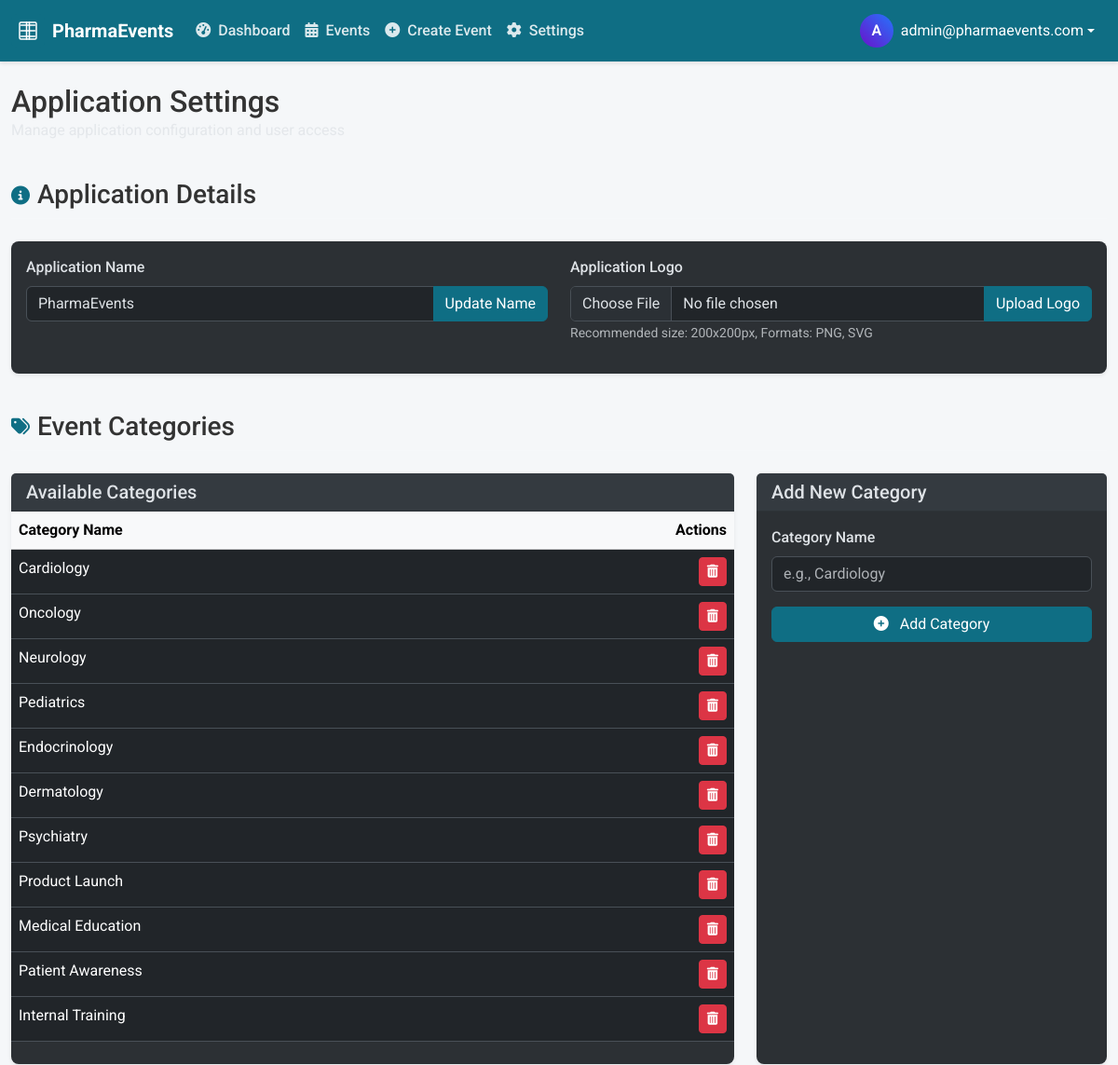
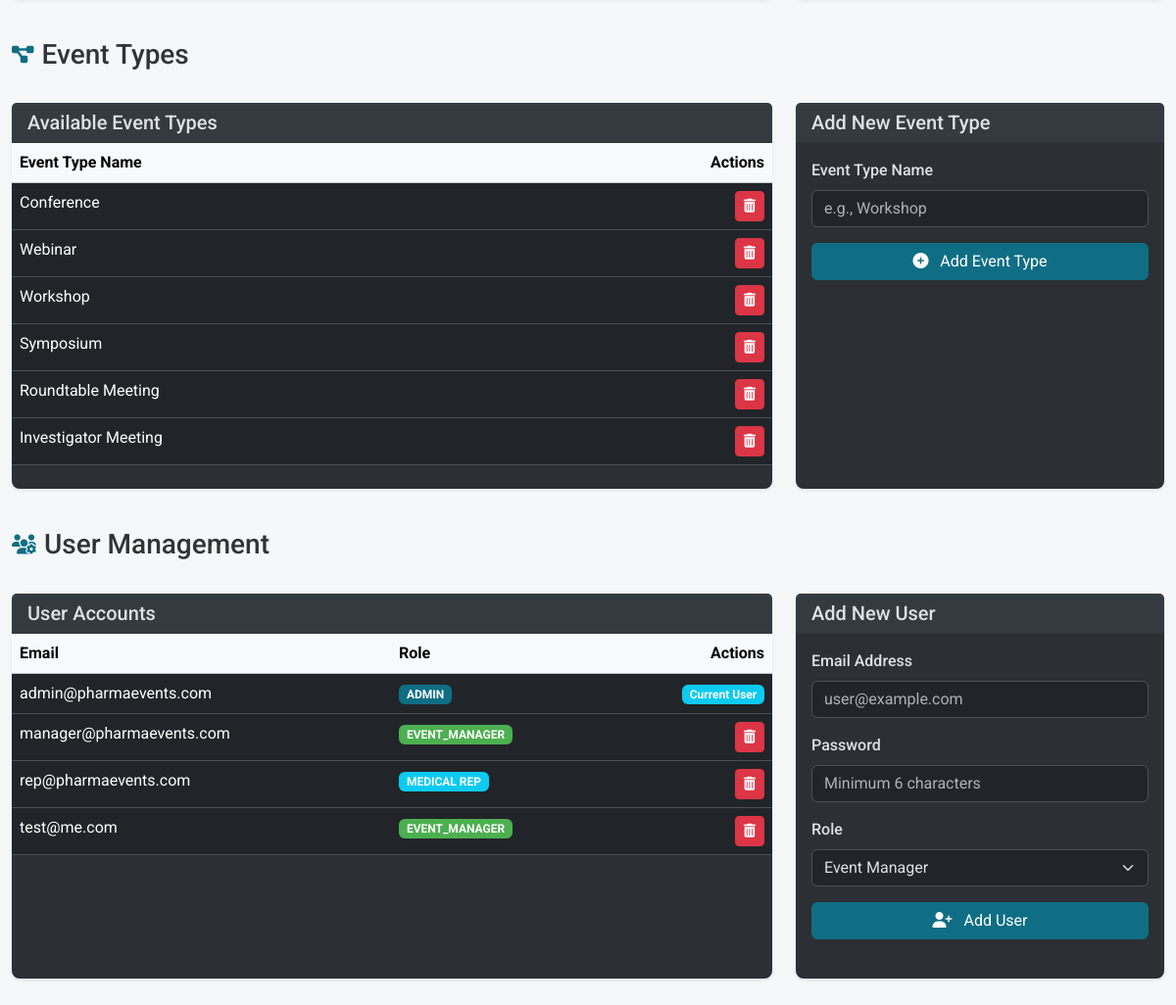
/settings (signed in), run on the app's committed database (2 pictures, top to bottom).
### models.py (models this page shows, shortened)
class AppSetting(db.Model):
    id = db.Column(db.Integer, primary_key=True)
    key = db.Column(db.String(50), unique=True, nullable=False)
    value = db.Column(db.Text, nullable=True)

class User(UserMixin, db.Model):
    id = db.Column(db.Integer, primary_key=True)
    email = db.Column(db.String(120), unique=True, nullable=False)
    password_hash = db.Column(db.String(256), nullable=False)
    role = db.Column(db.String(20), nullable=False)  # 'admin', 'event_manager', or 'medical_rep'
    created_at = db.Column(db.DateTime, nullable=False, default=datetime.utcnow)
    events = db.relationship('Event', backref='creator', lazy=True)
    def is_admin(self):
        return self.role == 'admin'

class EventCategory(db.Model):
    id = db.Column(db.Integer, primary_key=True)
    name = db.Column(db.String(50), unique=True, nullable=False)

class EventType(db.Model):
    id = db.Column(db.Integer, primary_key=True)
    name = db.Column(db.String(50), unique=True, nullable=False)
    events = db.relationship('Event', backref='event_type', lazy=True)

### routes.py (the view)
@app.route('/settings')
@login_required
def settings():
    if not current_user.is_admin():
        flash('You are not authorized to access settings', 'danger')
        return redirect(url_for('dashboard'))
    categories = EventCategory.query.all()
    event_types = EventType.query.all()
    users = User.query.all()
    app_name = AppSetting.query.filter_by(key='app_name').first()
    theme = AppSetting.query.filter_by(key='theme').first()
    return render_template('settings.html',
                          categories=categories,
                          event_types=event_types,
                          users=users,
                          app_name=app_name.value if app_name else 'PharmaEvents',
                          theme=theme.value if theme else 'light')

### templates/settings.html (shortened to what this page needs)
{% extends "layout.html" %}
{% block content %}
<div class="row mb-4">
    <div class="col">
        <h1 class="h2 mb-0">Application Settings</h1>
        <p class="text-muted">Manage application configuration and user access</p>
    </div>
</div>
<div class="settings-section">
    <div class="settings-header d-flex align-items-center">
        <i class="fas fa-info-circle fa-lg icon"></i>
        <h3 class="mb-0">Application Details</h3>
    </div>
    <div class="card">
        <div class="card-body">
            <div class="row">
                <div class="col-md-6">
                    <div class="mb-3">
                        <label for="app_name" class="form-label">Application Name</label>
                        <div class="input-group">
                            <input type="text" class="form-control" id="app_name" value="PharmaEvents" placeholder="Application Name">
                            <button class="btn btn-primary" type="button" id="update_name">Update Name</button>
                        </div>
                    </div>
                </div>
                <div class="col-md-6">
                    <div class="mb-3">
                        <label for="app_logo" class="form-label">Application Logo</label>
                        <div class="input-group">
                            <input type="file" class="form-control" id="app_logo">
                            <button class="btn btn-primary" type="button" id="upload_logo">Upload Logo</button>
                        </div>
                        <small class="text-muted">Recommended size: 200x200px, Formats: PNG, SVG</small>
                    </div>
                </div>
            </div>
        </div>
    </div>
</div>
<div class="settings-section">
    <div class="settings-header d-flex align-items-center">
        <i class="fas fa-tags fa-lg icon"></i>
        <h3 class="mb-0">Event Categories</h3>
    </div>
    <div class="row">
        <div class="col-md-8">
            <div class="card settings-card">
                <div class="card-header bg-light">
                    <h5 class="mb-0">Available Categories</h5>
                </div>
                <div class="card-body p-0">
                    <div class="table-responsive">
                        <table class="table table-hover mb-0">
                            <thead class="table-light">
                                <tr>
                                    <th>Category Name</th>
                                    <th class="text-end">Actions</th>
                                </tr>
                            </thead>
                            <tbody id="category_list">
                                {% for category in categories %}
                                    <tr data-id="{{ category.id }}">
                                        <td>{{ category.name }}</td>
                                        <td class="text-end">
                                            <button class="btn btn-sm btn-danger btn-delete-category" data-id="{{ category.id }}">
                                                <i class="fas fa-trash-alt"></i>
                                            </button>
                                        </td>
                                    </tr>
                                {% endfor %}
                            </tbody>
                        </table>
                    </div>
                </div>
            </div>
        </div>
        <div class="col-md-4">
            <div class="card settings-card">
                <div class="card-header bg-light">
                    <h5 class="mb-0">Add New Category</h5>
                </div>
                <div class="card-body">
                    <form id="add_category_form">
                        <div class="mb-3">
                            <label for="category_name" class="form-label">Category Name</label>
                            <input type="text" class="form-control" id="category_name" placeholder="e.g., Cardiology" required>
                        </div>
                        <button type="submit" class="btn btn-primary w-100">
                            <i class="fas fa-plus-circle me-2"></i> Add Category
                        </button>
                    </form>
                </div>
            </div>
        </div>
    </div>
</div>
<div class="settings-section">
    <div class="settings-header d-flex align-items-center">
        <i class="fas fa-project-diagram fa-lg icon"></i>
        <h3 class="mb-0">Event Types</h3>
    </div>
    <div class="row">
        <div class="col-md-8">
            <div class="card settings-card">
                <div class="card-header bg-light">
                    <h5 class="mb-0">Available Event Types</h5>
                </div>
                <div class="card-body p-0">
                    <div class="table-responsive">
                        <table class="table table-hover mb-0">
                            <thead class="table-light">
                                <tr>
                                    <th>Event Type Name</th>
                                    <th class="text-end">Actions</th>
                                </tr>
                            </thead>
                            <tbody id="type_list">
                                {% for type in event_types %}
                                    <tr data-id="{{ type.id }}">
                                        <td>{{ type.name }}</td>
                                        <td class="text-end">
                                            <button class="btn btn-sm btn-danger btn-delete-type" data-id="{{ type.id }}">
                                                <i class="fas fa-trash-alt"></i>
                                            </button>
                                        </td>
                                    </tr>
                                {% endfor %}
                            </tbody>
                        </table>
                    </div>
                </div>
            </div>
        </div>
        <div class="col-md-4">
            <div class="card settings-card">
                <div class="card-header bg-light">
                    <h5 class="mb-0">Add New Event Type</h5>
                </div>
                <div class="card-body">
                    <form id="add_type_form">
                        <div class="mb-3">
                            <label for="type_name" class="form-label">Event Type Name</label>
                            <input type="text" class="form-control" id="type_name" placeholder="e.g., Workshop" required>
                        </div>
                        <button type="submit" class="btn btn-primary w-100">
                            <i class="fas fa-plus-circle me-2"></i> Add Event Type
                        </button>
                    </form>
                </div>
            </div>
        </div>
    </div>
</div>
<div class="settings-section">
    <div class="settings-header d-flex align-items-center">
        <i class="fas fa-users-cog fa-lg icon"></i>
        <h3 class="mb-0">User Management</h3>
    </div>
    <div class="row">
        <div class="col-md-8">
            <div class="card settings-card">
                <div class="card-header bg-light">
                    <h5 class="mb-0">User Accounts</h5>
                </div>
                <div class="card-body p-0">
                    <div class="table-responsive">
                        <table class="table table-hover mb-0">
                            <thead class="table-light">
                                <tr>
                                    <th>Email</th>
                                    <th>Role</th>
                                    <th class="text-end">Actions</th>
                                </tr>
                            </thead>
                            <tbody id="user_list">
                                {% for user in users %}
                                    <tr data-id="{{ user.id }}">
                                        <td>{{ user.email }}</td>
                                        <td>
                                            <span class="badge bg-{% if user.role == 'admin' %}primary{% elif user.role == 'medical_rep' %}info{% else %}secondary{% endif %}">
                                                {% if user.role == 'medical_rep' %}MEDICAL REP{% else %}{{ user.role|upper }}{% endif %}
                                            </span>
                                        </td>
                                        <td class="text-end">
                                            {% if user.id != current_user.id %}
                                                <button class="btn btn-sm btn-danger btn-delete-user" data-id="{{ user.id }}">
                                                    <i class="fas fa-trash-alt"></i>
                                                </button>
                                            {% else %}
                                                <span class="badge bg-info">Current User</span>
                                            {% endif %}
                                        </td>
                                    </tr>
                                {% endfor %}
                            </tbody>
                        </table>
                    </div>
                </div>
            </div>
        </div>
        <div class="col-md-4">
            <div class="card settings-card">
                <div class="card-header bg-light">
                    <h5 class="mb-0">Add New User</h5>
                </div>
                <div class="card-body">
                    <form id="add_user_form">
                        <div class="mb-3">
                            <label for="user_email" class="form-label">Email Address</label>
                            <input type="email" class="form-control" id="user_email" placeholder="user@example.com" required>
                        </div>
                        <div class="mb-3">
                            <label for="user_password" class="form-label">Password</label>
                            <input type="password" class="form-control" id="user_password" placeholder="Minimum 6 characters" required>
                        </div>
                        <div class="mb-3">
                            <label for="user_role" class="form-label">Role</label>
                            <select class="form-select" id="user_role" required>
                                <option value="event_manager">Event Manager</option>
                            </select>
                        </div>
                        <button type="submit" class="btn btn-primary w-100">
                            <i class="fas fa-user-plus me-2"></i> Add User
                        </button>
                    </form>
                </div>
            </div>
        </div>
    </div>
</div>
{% endblock %}

### templates/layout.html (shortened to what this page needs)
<!DOCTYPE html>
<html lang="en" data-bs-theme="{{ theme if theme else 'light' }}">
<head>
    <link href="https://cdn.jsdelivr.net/npm/bootstrap@5.3.3/dist/css/bootstrap.min.css" rel="stylesheet">
    <link rel="stylesheet" href="https://cdnjs.cloudflare.com/ajax/libs/font-awesome/6.5.2/css/all.min.css">
    <link rel="stylesheet" href="https://cdn.jsdelivr.net/npm/flatpickr/dist/flatpickr.min.css">
    <link href="https://cdn.jsdelivr.net/npm/select2@4.1.0-rc.0/dist/css/select2.min.css" rel="stylesheet">
    <link href="https://cdn.jsdelivr.net/npm/@ttskch/select2-bootstrap4-theme@1.5.2/dist/select2-bootstrap4.min.css" rel="stylesheet">
    <link rel="stylesheet" href="https://cdn.jsdelivr.net/npm/chart.js@4.4.2/dist/chart.min.css">
    <link rel="stylesheet" href="{{ url_for('static', filename='css/styles.css') }}">
</head>
<body>
    {% if current_user.is_authenticated %}
        {% include 'components/nav.html' %}
    {% endif %}
    <div class="container-fluid py-4">
        {% block content %}{% endblock %}
    </div>
</body>
</html>

### templates/components/nav.html (shortened to what this page needs)
<nav class="navbar navbar-expand-lg navbar-dark">
    <div class="container-fluid">
        <a class="navbar-brand d-flex align-items-center" href="{{ url_for('dashboard') }}">
            <img src="{{ url_for('static', filename='img/logo.svg') }}" alt="{{ app_name }} Logo" width="36" height="36" class="me-2">
            <span>{{ app_name }}</span>
        </a>
        <div class="collapse navbar-collapse" id="navbarContent">
            <ul class="navbar-nav me-auto mb-2 mb-lg-0">
                <li class="nav-item">
                    <a class="nav-link {% if request.path == url_for('dashboard') %}active{% endif %}" href="{{ url_for('dashboard') }}">
                        <i class="fas fa-tachometer-alt me-1"></i> Dashboard
                    </a>
                </li>
                <li class="nav-item">
                    <a class="nav-link {% if request.path == url_for('events') %}active{% endif %}" href="{{ url_for('events') }}">
                        <i class="fas fa-calendar-alt me-1"></i> Events
                    </a>
                </li>
                <li class="nav-item">
                    <a class="nav-link {% if request.path == url_for('create_event') %}active{% endif %}" href="{{ url_for('create_event') }}">
                        <i class="fas fa-plus-circle me-1"></i> Create Event
                    </a>
                </li>
                {% if current_user.is_admin() %}
                    <li class="nav-item">
                        <a class="nav-link {% if request.path == url_for('settings') %}active{% endif %}" href="{{ url_for('settings') }}">
                            <i class="fas fa-cog me-1"></i> Settings
                        </a>
                    </li>
                {% endif %}
            </ul>
            <div class="d-flex">
                {% include 'components/user_menu.html' %}
            </div>
        </div>
    </div>
</nav>

### templates/components/user_menu.html (shortened to what this page needs)
<div class="dropdown">
    <button class="btn btn-link text-white text-decoration-none dropdown-toggle d-flex align-items-center"
            type="button"
            id="userMenuDropdown"
            data-bs-toggle="dropdown"
            aria-expanded="false">
        <div class="user-avatar me-2">
            {{ current_user.email[0]|upper }}
        </div>
        <span class="d-none d-md-inline">
            {{ current_user.email }}
        </span>
    </button>
</div>

### data on the page
AppSetting: value "PharmaEvents"
User: email "A", email "admin@pharmaevents.com", role "ADMIN", shows "Current User"
EventCategory: name "Cardiology"
EventCategory: name "Oncology"
EventCategory: name "Neurology"
EventCategory: name "Pediatrics"
EventCategory: name "Endocrinology"
EventCategory: name "Dermatology"
EventCategory: name "Psychiatry"
EventCategory: name "Product Launch"
EventCategory: name "Medical Education"
EventCategory: name "Patient Awareness"
EventCategory: name "Internal Training"
EventType: name "Conference"
EventType: name "Webinar"
EventType: name "Workshop"
EventType: name "Symposium"
EventType: name "Roundtable Meeting"
EventType: name "Investigator Meeting"
User: email "manager@pharmaevents.com", role "EVENT_MANAGER"
User: email "rep@pharmaevents.com", role "MEDICAL REP"
User: email "test@me.com", role "EVENT_MANAGER"
